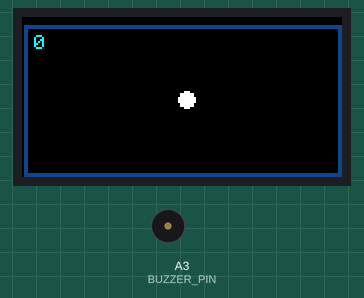
The sketch below on a simulated Arduino Nano, built with avr-gcc and run on an emulated ATmega328P. Shown: 160×80 colour display, buzzer (waves = sounding).

Above: at 0.32 s.
At 10.26 s:
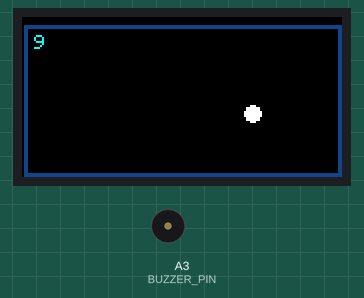
At 20.19 s:
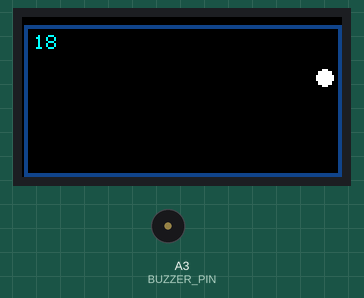
At 39.74 s:
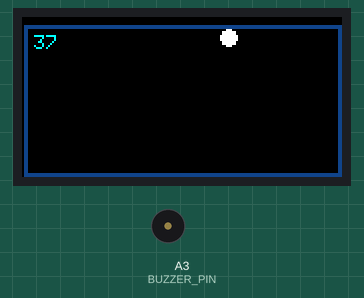
Timing chart, 0 to 40.0 s (numbered marks = the images above):
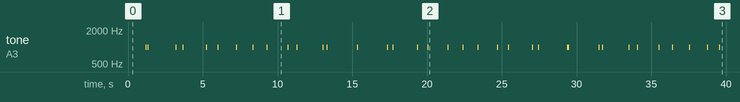

The sketch:

bouncing_ball.ino
```cpp
/*
 * Arduino Nano + ST7735 0.96寸TFT屏 弹球程序
 *
 * 引脚连接：
 *   SCL  -> D9
 *   SDA  -> D10
 *   RES  -> D11
 *   DC   -> D12
 *   CS   -> D13
 *   蜂鸣器 -> A3
 *
 * 功能：
 *   - 屏幕四周红色边框
 *   - 白色球体在边框内弹跳
 *   - 碰到边框反弹并发出"哔"声
 *   - 左上角黄色字体显示碰撞计数
 *   - 计数到100归零重新开始
 */

#include <Adafruit_GFX.h>
#include <Adafruit_ST7735.h>
#include <SPI.h>

// ---- 引脚定义（软件SPI）----
#define TFT_SCLK  9
#define TFT_MOSI  10
#define TFT_RST   11
#define TFT_DC    12
#define TFT_CS    13

#define BUZZER_PIN A3

// ---- BGR屏幕颜色定义（红蓝通道交换）----
#define COLOR_RED     0x001F
#define COLOR_YELLOW  0x07FF
#define COLOR_WHITE   0xFFFF
#define COLOR_BLACK   0x0000
#define COLOR_GREEN   0x07E0
#define COLOR_LIGHT_BLUE 0xFE4A  // 浅蓝色 RGB(82,202,255)
#define COLOR_BROWN    0x1231      // 棕色 RGB(140,69,16)

// 软件SPI初始化
Adafruit_ST7735 tft = Adafruit_ST7735(TFT_CS, TFT_DC, TFT_MOSI, TFT_SCLK, TFT_RST);

// ---- 屏幕参数（旋转后横屏）----
#define SCREEN_W  160
#define SCREEN_H  80

// ---- 边框与球体参数 ----
#define BORDER_W  2       // 边框宽度（像素）
#define OFFSET_X  1       // 边框右移1像素
#define OFFSET_Y  4       // 边框下移4像素
#define BALL_R    4       // 球半径（像素）
#define BALL_SPEED_X  2   // 水平速度
#define BALL_SPEED_Y  1   // 垂直速度

// ---- 运行区域边界（考虑偏移）----
#define MIN_X  (OFFSET_X + BORDER_W + BALL_R)
#define MAX_X  (SCREEN_W - BORDER_W - BALL_R - 1)
#define MIN_Y  (OFFSET_Y + BORDER_W + BALL_R)
#define MAX_Y  (SCREEN_H - BORDER_W - BALL_R - 1)

// ---- 全局变量 ----
int ballX, ballY;         // 球心坐标
int ballVX, ballVY;       // 球速度
int prevX, prevY;          // 上一帧球心位置
int hitCount = 0;          // 碰撞计数

// ---- 计数显示区域 ----
#define COUNT_X  (OFFSET_X + BORDER_W + 3)
#define COUNT_Y  (OFFSET_Y + BORDER_W + 3)
#define COUNT_W  30
#define COUNT_H  9

void setup() {
  pinMode(BUZZER_PIN, OUTPUT);

  // 初始化 0.96 寸 160x80 ST7735 屏幕
  tft.initR(INITR_MINI160x80);
  tft.setRotation(3);               // 横屏，根据实际方向可改为 1
  tft.fillScreen(COLOR_BLACK);

  // 画边框
  drawBorder();

  // 球体初始位置：屏幕中央
  ballX = SCREEN_W / 2;
  ballY = SCREEN_H / 2;
  ballVX = BALL_SPEED_X;
  ballVY = BALL_SPEED_Y;
  prevX = ballX;
  prevY = ballY;

  // 显示初始计数
  drawCount();

  // 画初始球体
  tft.fillCircle(ballX, ballY, BALL_R, COLOR_WHITE);
}

void loop() {
  // 1. 擦除上一帧的球（用黑色覆盖）
  tft.fillCircle(prevX, prevY, BALL_R, COLOR_BLACK);

  // 2. 更新位置
  ballX += ballVX;
  ballY += ballVY;

  // 3. 碰撞检测与反弹
  bool hit = false;

  if (ballX <= MIN_X) {
    ballX = MIN_X;
    ballVX = -ballVX;
    hit = true;
  } else if (ballX >= MAX_X) {
    ballX = MAX_X;
    ballVX = -ballVX;
    hit = true;
  }

  if (ballY <= MIN_Y) {
    ballY = MIN_Y;
    ballVY = -ballVY;
    hit = true;
  } else if (ballY >= MAX_Y) {
    ballY = MAX_Y;
    ballVY = -ballVY;
    hit = true;
  }

  // 4. 碰撞处理：计数 + 蜂鸣
  if (hit) {
    hitCount++;
    if (hitCount >= 100) {
      hitCount = 0;
    }
    beep();
    drawCount();
  }

  // 5. 画新位置的球
  tft.fillCircle(ballX, ballY, BALL_R, COLOR_WHITE);

  // 6. 如果旧球位置靠近边框，修补可能被擦除的边框
  if (prevX - BALL_R <= OFFSET_X + BORDER_W + 1 || prevX + BALL_R >= SCREEN_W - BORDER_W - 2 ||
      prevY - BALL_R <= OFFSET_Y + BORDER_W + 1 || prevY + BALL_R >= SCREEN_H - BORDER_W - 2) {
    drawBorder();
  }

  // 7. 记录当前位置，供下一帧擦除
  prevX = ballX;
  prevY = ballY;

  delay(30);   // 约 33 FPS
}

// 画棕色边框（带偏移）
void drawBorder() {
  for (int i = 0; i < BORDER_W; i++) {
    tft.drawRect(OFFSET_X + i, OFFSET_Y + i,
                 SCREEN_W - OFFSET_X - 2 * i,
                 SCREEN_H - OFFSET_Y - 2 * i, COLOR_BROWN);
  }
}

// 蜂鸣器发声：1kHz，持续50ms
void beep() {
  tone(BUZZER_PIN, 1000, 50);
}

// 左上角显示碰撞计数
void drawCount() {
  tft.fillRect(COUNT_X, COUNT_Y, COUNT_W, COUNT_H, COLOR_BLACK);
  tft.setCursor(COUNT_X, COUNT_Y);
  tft.setTextColor(COLOR_YELLOW);
  tft.setTextSize(1);
  tft.print(hitCount);
}
```

Measured:
- by itself, tone on A3 (BUZZER_PIN): plays 1000 Hz for 0.05 s, 1000 Hz for 0.05 s, 1000 Hz for 0.05 s, 1000 Hz for 0.05 s, 1000 Hz for 0.05 s, 1000 Hz for 0.05 s … (36 notes in this stretch)
